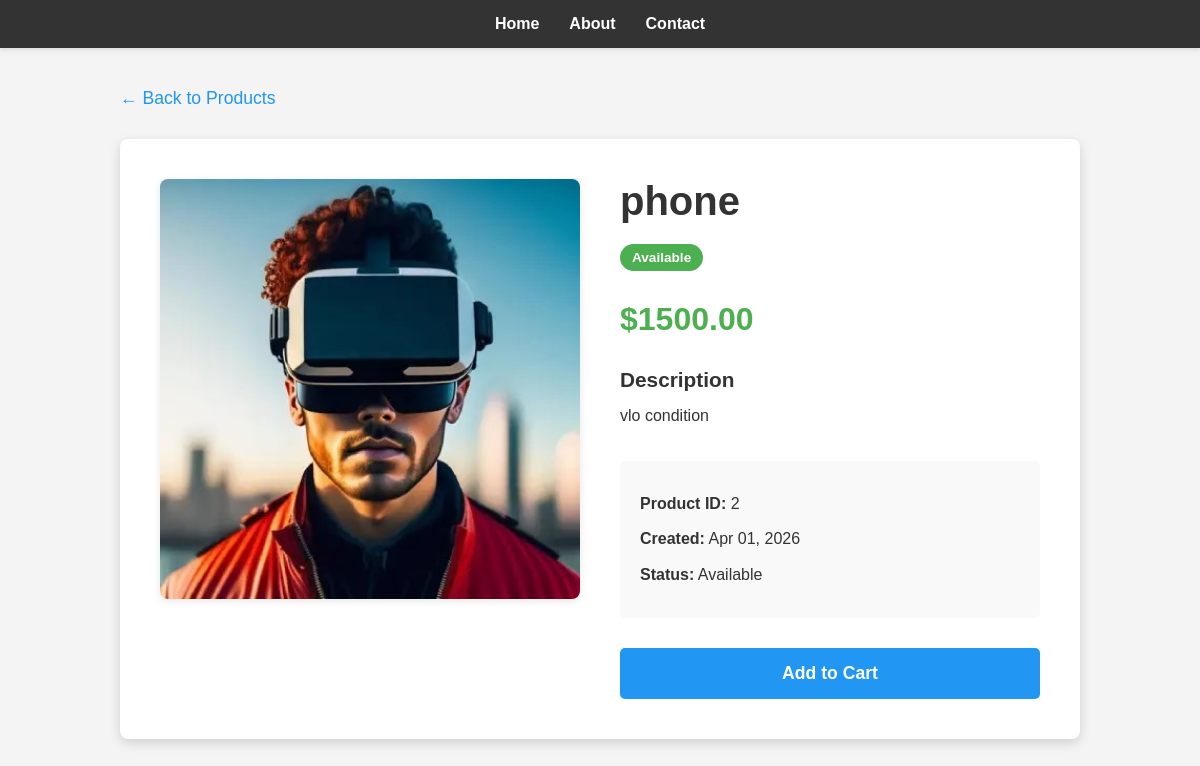
The page /myApp/product/2/ on the database its author committed.
### myApp/models.py (models this page shows)
class Product(models.Model):
    PRODUCT_STATUS_CHOICES = [
        ('available', 'Available'),
        ('unavailable', 'Unavailable'),
        ('out_of_stock', 'Out of Stock'),
        ('discontinued', 'Discontinued'),
    ]
    name = models.CharField(max_length=100)
    price = models.DecimalField(max_digits=10, decimal_places=2)
    image = models.ImageField(upload_to='products/')
    description = models.TextField()
    created_at = models.DateTimeField(default=timezone.now)
    status = models.CharField(max_length=20, choices=PRODUCT_STATUS_CHOICES, default='available')

### myApp/views.py (the view)
# urls.py: path('product/<int:pk>/', views.product_detail, name='product_detail'),
def product_detail(request, pk):
    product = get_object_or_404(Product, pk=pk)
    return render(request, 'myApp/product_details.html', {'product': product})

### myApp/templates/myApp/product_details.html (shortened to what this page needs)
{% extends 'website/layout.html' %}
{% block content %}
<div class="product-detail-container">
  <a href="{% url 'myApp:app' %}" class="back-link">← Back to Products</a>
  <div class="product-detail-card">
    <div class="product-detail-image">
      <img src="{{ product.image.url }}" alt="{{ product.name }}" />
    </div>
    <div class="product-detail-info">
      <h1>{{ product.name }}</h1>
      <div class="product-detail-status">
        {% if product.status == 'available' %}
        <span class="status-badge available">Available</span>
        {% elif product.status == 'out_of_stock' %}
        <span class="status-badge out-of-stock">Out of Stock</span>
        {% elif product.status == 'unavailable' %}
        <span class="status-badge unavailable">Unavailable</span>
        {% else %}
        <span class="status-badge discontinued">Discontinued</span>
        {% endif %}
      </div>
      <div class="product-detail-price">
        <h2>${{ product.price }}</h2>
      </div>
      <div class="product-detail-description">
        <h3>Description</h3>
        <p>{{ product.description }}</p>
      </div>
      <div class="product-detail-meta">
        <p><strong>Product ID:</strong> {{ product.id }}</p>
        <p><strong>Created:</strong> {{ product.created_at|date:"M d, Y" }}</p>
        <p><strong>Status:</strong> {{ product.get_status_display }}</p>
      </div>
      <button
        class="add-to-cart-btn-large {% if product.status != 'available' %}disabled{% endif %}"
        {%
        if
        product.status
        !="available"
        %}disabled{%
        endif
        %}
      >
        Add to Cart
      </button>
    </div>
  </div>
</div>
{% endblock %}

### static/style.css (style rules this page uses)
* { margin: 0; padding: 0; box-sizing: border-box; }
body { font-family: Arial, sans-serif; background-color: #f4f4f4; color: #333; }
h1 { color: #333; text-align: center; padding: 40px 20px 20px; font-size: 2.5em; }
h2 { color: #333; text-align: center; padding: 20px; font-size: 1.8em; }
p { text-align: center; padding: 0 20px 20px; font-size: 1.1em; line-height: 1.6; }
.status-badge { display: inline-block; padding: 6px 12px; border-radius: 20px; font-size: 0.85em; font-weight: bold; color: white; }
.status-badge.available { background-color: #4CAF50; }
.product-detail-container { max-width: 1000px; margin: 0 auto; padding: 40px 20px; }
.back-link { display: inline-block; color: #2196F3; text-decoration: none; font-size: 1.1em; margin-bottom: 30px; transition: color 0.3s ease; }
.product-detail-card { background-color: white; border-radius: 8px; padding: 40px; box-shadow: 0 4px 12px rgba(0, 0, 0, 0.15); display: flex; gap: 40px; align-items: flex-start; }
.product-detail-image { flex: 1; min-width: 300px; }
.product-detail-image img { width: 100%; border-radius: 8px; box-shadow: 0 2px 8px rgba(0, 0, 0, 0.1); }
.product-detail-info { flex: 1; }
.product-detail-info h1 { margin: 0; padding: 0; text-align: left; font-size: 2.5em; margin-bottom: 20px; color: #333; }
.product-detail-status { margin-bottom: 20px; }
.product-detail-price { margin: 30px 0; }
.product-detail-price h2 { text-align: left; padding: 0; font-size: 2em; color: #4CAF50; margin: 0; }
.product-detail-description h3 { text-align: left; margin-top: 30px; margin-bottom: 10px; color: #333; font-size: 1.3em; }
.product-detail-description p { text-align: left; padding: 0; line-height: 1.8; font-size: 1em; }
.product-detail-meta { margin-top: 30px; padding: 20px; background-color: #f9f9f9; border-radius: 5px; }
.product-detail-meta p { margin: 10px 0; text-align: left; padding: 0; font-size: 1em; }
.add-to-cart-btn-large { background-color: #2196F3; color: white; border: none; padding: 15px 30px; font-size: 1.1em; border-radius: 5px; cursor: pointer; font-weight: bold; transition: background-color 0.3s ease; margin-top: 30px; width: 100%; }

### rows shown on the page
Product: image (picture), name "phone", price "1500.00", description "vlo condition", id "2", created_at "Apr 01, 2026", status "Available"
